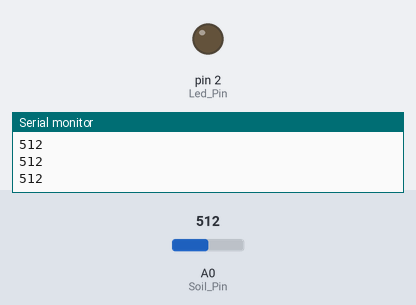
This sketch was run on a simulated Arduino Uno, built with avr-gcc and run on an emulated ATmega328P. Parts: output pins drawn as LEDs (lit = HIGH), the last lines printed to the serial monitor. Inputs (shaded band) come from the test bench; at power-on: A0 (Soil_Pin) = 512.

Above: at 1.2 s.
1.3 s: A0 (Soil_Pin) set to 783
2.8 s: A0 (Soil_Pin) set to 814
At 3.2 s:
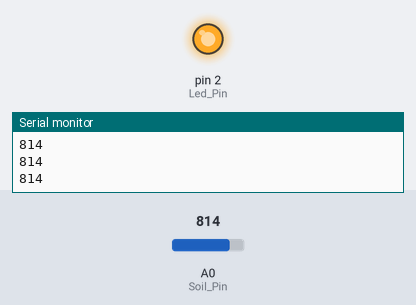
4.3 s: A0 (Soil_Pin) set to 790
At 5.5 s:
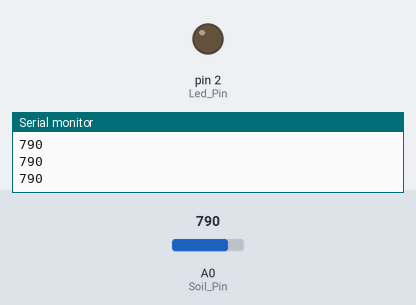
5.8 s: A0 (Soil_Pin) set to 810
At 6.7 s:
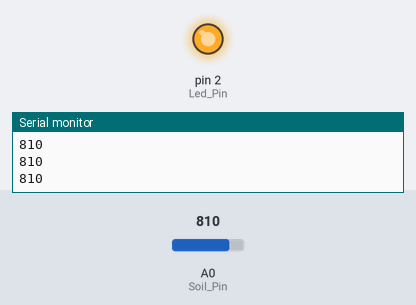
Timing chart, 0 to 8.3 s (numbered marks = the images above; inputs shaded):
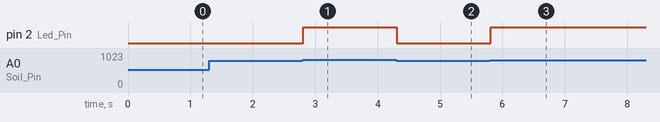

Measured:
- the behaviour switches between 800 and 801 on A0 (Soil_Pin) (found by bisection; images 0 and 1)
- after the input at 2.8 s, pin 2 (Led_Pin): LOW → HIGH at once
- after the input at 4.3 s, pin 2 (Led_Pin): HIGH → LOW at once
- after the input at 5.8 s, pin 2 (Led_Pin): LOW → HIGH at once

The sketch:

soli2.ino
```cpp
int Soil_Pin = A0;
int Led_Pin = 2;
int Soil_val;

void setup() {
  pinMode(Led_Pin,OUTPUT);
  Serial.begin(9600);
}

void loop() {
  Soil_val = analogRead(Soil_Pin); // 토양습도센서 값 측정
  Serial.println(Soil_val); // 측정된 센서값을 시리얼모니터로 전송

  // 토양의 수분이 부족할 시 LED ON
  // 수분에 대한 기준점은 임의로 조정
  if(Soil_val > 800) {
    digitalWrite(Led_Pin,1);
  } else {
    digitalWrite(Led_Pin,0);
  }
}
```
